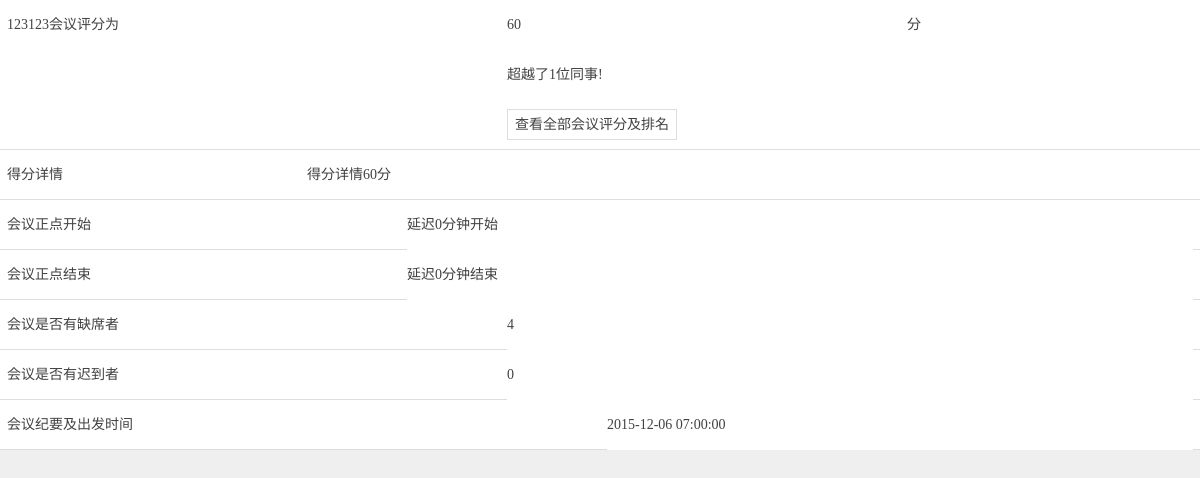
/meet/score/11, run on an earlier commit of the app's database.
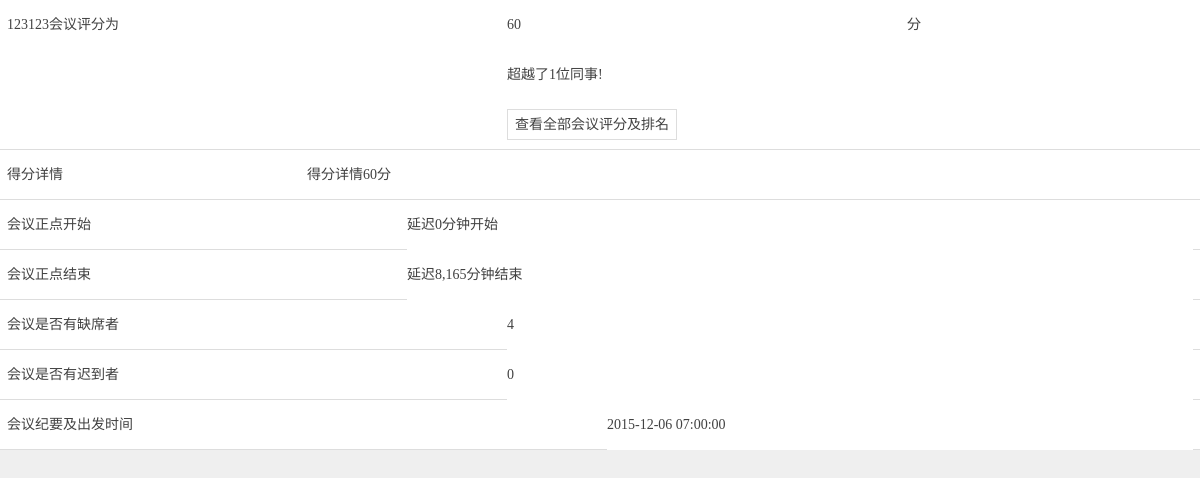
And on a later commit of the database.
### tables this page shows
CREATE TABLE `meeting` (
`mid` int(11) NOT NULL,
  `muid` int(11) NOT NULL COMMENT 'creater',
  `mplanbt` timestamp NULL DEFAULT NULL,
  `mplanet` timestamp NULL DEFAULT NULL,
  `mactbt` timestamp NULL DEFAULT NULL,
  `mactet` timestamp NULL DEFAULT NULL,
  `mrid` int(11) NOT NULL,
  `mremind` int(11) NOT NULL,
  `mchecktype` int(11) NOT NULL COMMENT '0 = location 1 = qrcode',
  `mmembernum` int(11) NOT NULL,
  `mconfirm` int(11) NOT NULL COMMENT '高层=1',
  `mattach` mediumtext NOT NULL,
  `mstate` int(11) NOT NULL COMMENT 'draft = 0 发布=1',
  `mcreatet` timestamp NOT NULL DEFAULT '0000-00-00 00:00:00',
  `mpass` int(11) NOT NULL,
  `mname` varchar(20) NOT NULL,
  `mscore` int(11) DEFAULT NULL,
  `mfilename` varchar(30) NOT NULL,
  `mfiletime` timestamp NULL DEFAULT NULL,
  `mapartment` int(11) NOT NULL
);

### application/controllers/Meet.php (called while the page is built, shortened)
<?php
class Meet extends CI_Controller {
    public function __construct()
    {
        $this->load->helper(array('form', 'url'));
    }
	public function score($id=0)
	{
		$this->load->model('meet_model');
		$data['list'] = $this->meet_model->getmeetdetail($id);
		$data['members'] = $this->meet_model->getmeetmember($id);
		$data['over'] = $this->meet_model->getrankover($id);
		$this->load->view('djpf',$data);
	}
}

### index.php (called while the page is built, shortened)
<?php
require_once BASEPATH.'core/CodeIgniter.php';

### application/models/Meet_model.php (called while the page is built, shortened)
<?php
class Meet_model extends CI_Model {
    public function getmeetdetail($mid)
    {
    	$sql = "SELECT mid,muid,mplanbt,mplanet,mrid,mremind,mstate,mname,mconfirm,mactbt,mactet,mchecktype,mfilename,user.uname,room.rname,mscore,mfiletime,mapartment FROM meeting,user,room WHERE mid = ? AND muid = user.uid AND mrid = room.rid";
		$sql = $this->db->query($sql,$mid);
		return $sql->result_array();
    }
}

### application/views/djpf.php (the view, shortened to what this page needs)
<!DOCTYPE html>
<html>
<head lang="en">
    <link rel="stylesheet" href="<?php echo base_url('css/bootstrap.min.css');?>">
    <link rel="stylesheet" href="<?php echo base_url('css/index.css');?>">
</head>
<body >
<div class="container-fluid "  style="margin-bottom:100px">
	<div class="row xjhy" style="border:none">
		<div class="col-xs-5" >
			<?php echo $list[0]['mname'];?>会议评分为
		</div>
		<div class="col-xs-4" >
			<?php echo $list[0]['mscore'];?>
		</div>
		<div class="col-xs-3" >
			分
		</div>
		<?php
			$absentnum=0;
        	$latenum=0;
			if(count($members)){
	                foreach ($members as $mem) {
	                    if($mem['mmchecked'] == 0)
	                        $absentnum++;
	                }
	        }
	        $minb = (strtotime($list[0]['mactbt'])-strtotime($list[0]['mplanbt']))/60;
        	$mine = (strtotime($list[0]['mactet'])-strtotime($list[0]['mplanet']))/60;
        	if($minb<=0) {$minb="正点开始";}
        	if($minb>0) {$minb="延迟". number_format($minb)."分钟开始";}
        	if($mine<=0) {$mine="正点结束";}
        	if($mine>0) {$mine="延迟".number_format($mine)."分钟结束";}
		?>
    </div>
	<div class="row xjhy" style="border:none">
		<div class="col-xs-7 col-xs-offset-5" >
			超越了<?php echo $over;?>位同事!
		</div>
	</div>
	<div class="row xjhy" >
		<div class="col-xs-7 col-xs-offset-5" >
			<?php $url=base_url("meet/rank");?>
			<span style="padding:7px;border:1px solid #dddddd;" onclick="window.location.href='<?php echo $url;?>'">查看全部会议评分及排名</span>
		</div>
	</div>
   <div class="row xjhy" >
		<div class="col-xs-3" >
			得分详情
		</div>
		<div class="col-xs-8" >
			得分详情<?php echo $list[0]['mscore'];?>分
		</div>
    </div>
	<div class="row xjhy" >
		<div class="col-xs-4" >
			会议正点开始
		</div>
		<div class="col-xs-8" >
			<input placeholder="会议正点开始" value="<?php echo $minb;?>">
		</div>
    </div>
	<div class="row xjhy" >
		<div class="col-xs-4" >
			会议正点结束
		</div>
		<div class="col-xs-8" >
			<input placeholder="会议正点结束" value="<?php echo $mine;?>">
		</div>
    </div>
	<div class="row xjhy">
		<div class="col-xs-5" >
			会议是否有缺席者
		</div>
		<div class="col-xs-7" >
			<input placeholder="缺席者" value="<?php echo $absentnum;?>">
		</div>
    </div>
	<div class="row xjhy" >
		<div class="col-xs-5" >
			会议是否有迟到者
		</div>
		<div class="col-xs-7" >
			<input placeholder="迟到者" value="<?php echo $latenum;?>">
		</div>
    </div>
	<div class="row xjhy" >
		<div class="col-xs-6" >
			会议纪要及出发时间
		</div>
		<div class="col-xs-6" >
			<input placeholder="会议纪要及出发时间" value="<?php echo $list[0]['mfiletime'];?>">
		</div>
    </div>
</div>
</body>
</html>

### css/index.css (style rules this page uses)
* { margin: 0; padding: 0; -webkit-tap-highlight-color:rgba(0,0,0,0); -webkit-text-size-adjust:none; word-break:break-all; font-family: "微软雅黑"; }
body { background-color:#efefef; }
.xjhy { height:50px; border-bottom:1px solid #dddddd; background-color:#ffffff; color:#414141 }
.xjhy div { padding:0 7px; line-height:50px; }
.xjhy >div >input { height: 49px; width: 100%; border: none; }

What changed in the data, as far as the page shows it:
changed meeting "延迟0分钟开始": mactet+mplanet "延迟0分钟结束" → "延迟8,165分钟结束"
